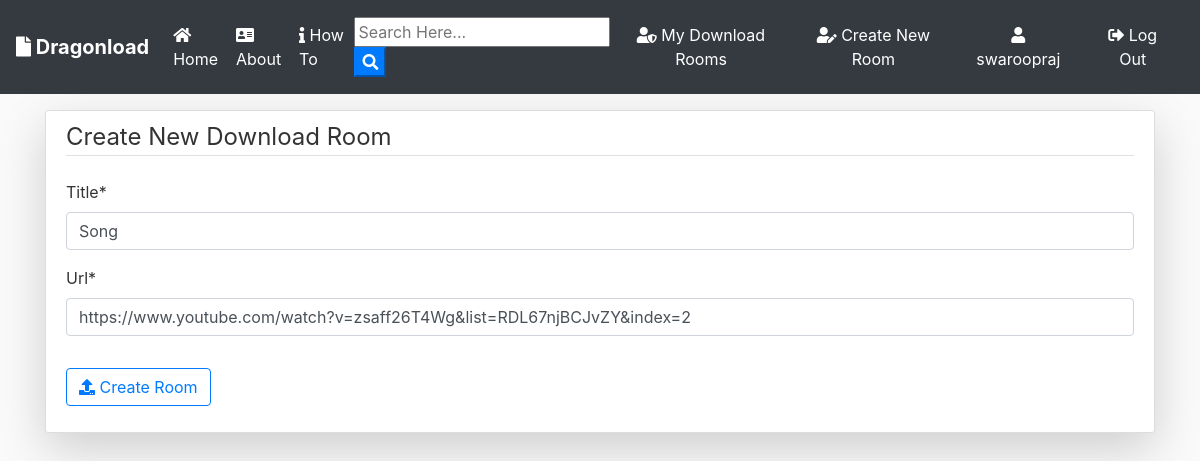
Screenshot of /post/25/update/ (signed in) with the database file from the repository.
### blog/models.py (models this page shows, shortened)
class Post(models.Model):
	title = models.CharField(max_length=100)
	url = models.URLField(max_length = 100)
	date_posted = models.DateTimeField(default=timezone.now)
	author = models.ForeignKey(User, on_delete=models.CASCADE)

### blog/views.py (the view, shortened to what this page needs)
# urls.py: path('post/<int:pk>/update/', PostUpdateView.as_view(), name='post-update'),
class PostUpdateView(LoginRequiredMixin, UserPassesTestMixin, UpdateView):
    model = Post
    template_name = 'blog/post_form.html'
    fields = ['title', 'url',]
    def test_func(self):
        post = self.get_object()
        if self.request.user == post.author:
            return True
        return False

### blog/templates/blog/post_form.html (shortened to what this page needs)
{% extends "blog/base.html" %}
{% load crispy_forms_tags %}
{% block content %}
    <div class="content-section pt-2 mt-3 shadow-lg"  >
          <form action="" method="POST" enctype="multipart/form-data">
              <fieldset class="form-group">
                    <legend class="border-bottom mb-4">
                        Create New Download Room
                    </legend>
                    {{ form|crispy }}
              </fieldset>
              <div class="form-group">
                  <button class="btn btn-outline-primary" type="submit"><i class="fas fa-upload"></i> Create Room</button>
              </div>
          </form>
      </div>
{% endblock content %}

### blog/templates/blog/base.html (shortened to what this page needs)
{% load static %}
<!doctype html>
<html lang="en">
  <head>
    <link rel="stylesheet" href="https://stackpath.bootstrapcdn.com/bootstrap/4.3.1/css/bootstrap.min.css">
    <link rel="stylesheet" href="https://use.fontawesome.com/releases/v5.8.1/css/all.css" >
    <link rel="stylesheet" href="{% static 'blog/main.css' %}">
</head>
  <body>
        <nav class="navbar navbar-expand-lg navbar-dark bg-dark">
                <a class="navbar-brand font-weight-bold" href="{% url 'blog-home' %}"><i class="fas fa-file"></i> Dragonload</a>
                <div class="collapse navbar-collapse" id="navbarSupportedContent">
                  <ul class="navbar-nav mr-auto">
                    <li class="nav-item active">
                      <a class="nav-link" href="{% url 'blog-home' %}"><i class="fas fa-home"></i> Home <span class="sr-only">(current)</span></a>
                    </li>
                    <li class="nav-item active">
                      <a class="nav-link" href="{% url 'blog-about' %}"><i class="fas fa-address-card"></i> About <span class="sr-only">(current)</span></a>
                    </li>
                    <li class="nav-item active">
                      <a class="nav-link" href="{% url 'how-to' %}"><i class="fas fa-info"></i> How To <span class="sr-only">(current)</span></a>
                    </li>
                  </ul>
                  <form id="searchform" action="{% url 'search' %}" method="get">
                    <input type="text" name="q" type="text" value="{{ request.GET.q }}" placeholder="Search Here..." />
                    <button type="button" onclick="searchform.submit()" class=" text-white my-color btn-primary"><i class="fa fa-search"></i></button>
                </form>
                    {% if user.is_authenticated %}
                    <a href="{% url 'user-posts' user %}" class="btn text-white m-2"><i class="fas fa-user-shield"></i> My Download Rooms</a>
                    <a href="{% url 'post-create' %} " class="btn text-white m-2"><i class="fas fa-user-edit"></i> Create New Room</a>
                    <a href="{% url 'profile' %} " class="btn text-white m-2"><i class="fas fa-user"></i> {{ user.username }}</a>
                    <a href="{% url 'logout' %} " class="btn text-white m-2"><i class="fas fa-sign-out-alt"></i> Log Out</a>
                    {% else %}
                    <a href="{% url 'login' %} " class="btn text-white m-2"><i class="fas fa-user-tie"></i> Log In</a>
                    <a href="{% url 'register' %} " class="btn text-white m-2"> <i class="fas fa-sign-in-alt"></i> Sign Up</a>
                    {% endif %}
                </div>
              </nav>
      <div class="container my-bg">
    {% block content %}
    {% endblock  %}
</div>
  </body>
</html>

### blog/static/blog/main.css (style rules this page uses)
body { background: #fafafa; color: #333333; margin-top: 0; }
ul { margin: 0; }
.content-section { background: #ffffff; padding: 10px 20px; border: 1px solid #dddddd; border-radius: 3px; margin-bottom: 20px; }

### rows the page displays
Post: title "Song", url "https://www.youtube.com/watch?v=zsaff26T4Wg&list=RDL67njBCJvZY&index=2"

### other values shown
{{ user.username }} "swaroopraj"
